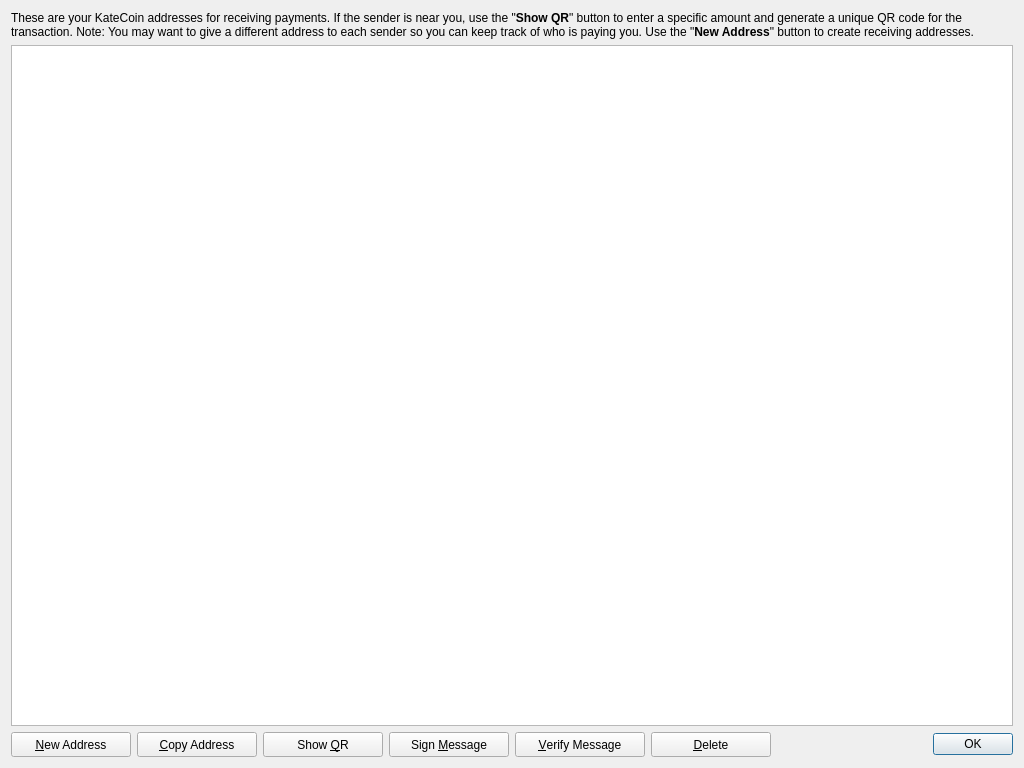
<?xml version="1.0" encoding="UTF-8"?>
<ui version="4.0">
 <class>AddressBookPage</class>
 <widget class="QWidget" name="AddressBookPage">
  <property name="geometry">
   <rect>
    <x>0</x>
    <y>0</y>
    <width>1024</width>
    <height>768</height>
   </rect>
  </property>
  <property name="windowTitle">
   <string>Address Book</string>
  </property>
  <layout class="QVBoxLayout" name="verticalLayout">
   <item>
    <widget class="QLabel" name="labelExplanation">
     <property name="text">
      <string>&lt;html&gt;&lt;head/&gt;&lt;body&gt;&lt;p&gt;&lt;img src=&quot;:/icons/transaction_conflicted&quot;/&gt; These are your KateCoin addresses for receiving payments. If the sender is near you, use the &amp;quot;&lt;span style=&quot; font-weight:600;&quot;&gt;Show QR&lt;/span&gt;&amp;quot; button to enter a specific amount and generate a unique QR code for the transaction. Note: You may want to give a different address to each sender so you can keep track of who is paying you. Use the &amp;quot;&lt;span style=&quot; font-weight:600;&quot;&gt;New Address&lt;/span&gt;&amp;quot; button to create receiving addresses.&lt;/p&gt;&lt;/body&gt;&lt;/html&gt;</string>
     </property>
     <property name="textFormat">
      <enum>Qt::AutoText</enum>
     </property>
     <property name="wordWrap">
      <bool>true</bool>
     </property>
     <property name="textInteractionFlags">
      <set>Qt::NoTextInteraction</set>
     </property>
    </widget>
   </item>
   <item>
    <widget class="QTableView" name="tableView">
     <property name="contextMenuPolicy">
      <enum>Qt::CustomContextMenu</enum>
     </property>
     <property name="toolTip">
      <string>Double-click to edit address or label</string>
     </property>
     <property name="tabKeyNavigation">
      <bool>false</bool>
     </property>
     <property name="alternatingRowColors">
      <bool>true</bool>
     </property>
     <property name="selectionMode">
      <enum>QAbstractItemView::SingleSelection</enum>
     </property>
     <property name="selectionBehavior">
      <enum>QAbstractItemView::SelectRows</enum>
     </property>
     <property name="sortingEnabled">
      <bool>true</bool>
     </property>
     <attribute name="horizontalHeaderHighlightSections">
      <bool>false</bool>
     </attribute>
     <attribute name="verticalHeaderVisible">
      <bool>false</bool>
     </attribute>
     <attribute name="verticalHeaderHighlightSections">
      <bool>false</bool>
     </attribute>
    </widget>
   </item>
   <item>
    <layout class="QHBoxLayout" name="horizontalLayout">
     <item>
      <widget class="QPushButton" name="newAddressButton">
       <property name="minimumSize">
        <size>
         <width>120</width>
         <height>25</height>
        </size>
       </property>
       <property name="toolTip">
        <string>Create a new address</string>
       </property>
       <property name="text">
        <string>&amp;New Address</string>
       </property>
       <property name="icon">
        <iconset resource="../bitcoin.qrc">
         <normaloff>:/icons/add</normaloff>:/icons/add</iconset>
       </property>
       <property name="iconSize">
        <size>
         <width>12</width>
         <height>12</height>
        </size>
       </property>
      </widget>
     </item>
     <item>
      <widget class="QPushButton" name="copyToClipboard">
       <property name="minimumSize">
        <size>
         <width>120</width>
         <height>25</height>
        </size>
       </property>
       <property name="toolTip">
        <string>Copy the currently selected address to the system clipboard</string>
       </property>
       <property name="text">
        <string>&amp;Copy Address</string>
       </property>
       <property name="icon">
        <iconset resource="../bitcoin.qrc">
         <normaloff>:/icons/editcopy</normaloff>:/icons/editcopy</iconset>
       </property>
       <property name="iconSize">
        <size>
         <width>12</width>
         <height>12</height>
        </size>
       </property>
      </widget>
     </item>
     <item>
      <widget class="QPushButton" name="showQRCode">
       <property name="minimumSize">
        <size>
         <width>120</width>
         <height>25</height>
        </size>
       </property>
       <property name="toolTip">
        <string>Generate a QR code for the address</string>
       </property>
       <property name="text">
        <string>Show &amp;QR</string>
       </property>
       <property name="icon">
        <iconset resource="../bitcoin.qrc">
         <normaloff>:/icons/qrcode</normaloff>:/icons/qrcode</iconset>
       </property>
       <property name="iconSize">
        <size>
         <width>14</width>
         <height>14</height>
        </size>
       </property>
      </widget>
     </item>
     <item>
      <widget class="QPushButton" name="signMessage">
       <property name="minimumSize">
        <size>
         <width>120</width>
         <height>25</height>
        </size>
       </property>
       <property name="toolTip">
        <string>Sign a message to prove you own a KateCoin address</string>
       </property>
       <property name="text">
        <string>Sign &amp;Message</string>
       </property>
       <property name="icon">
        <iconset resource="../bitcoin.qrc">
         <normaloff>:/icons/editButton</normaloff>:/icons/editButton</iconset>
       </property>
       <property name="iconSize">
        <size>
         <width>12</width>
         <height>12</height>
        </size>
       </property>
      </widget>
     </item>
     <item>
      <widget class="QPushButton" name="verifyMessage">
       <property name="minimumSize">
        <size>
         <width>130</width>
         <height>25</height>
        </size>
       </property>
       <property name="toolTip">
        <string>Verify a message to ensure it was signed with a specified KateCoin address</string>
       </property>
       <property name="text">
        <string>&amp;Verify Message</string>
       </property>
       <property name="icon">
        <iconset resource="../bitcoin.qrc">
         <normaloff>:/icons/verifyButton</normaloff>:/icons/verifyButton</iconset>
       </property>
       <property name="iconSize">
        <size>
         <width>12</width>
         <height>12</height>
        </size>
       </property>
      </widget>
     </item>
     <item>
      <widget class="QPushButton" name="deleteButton">
       <property name="minimumSize">
        <size>
         <width>120</width>
         <height>25</height>
        </size>
       </property>
       <property name="toolTip">
        <string>Delete the currently selected address from the list</string>
       </property>
       <property name="text">
        <string>&amp;Delete</string>
       </property>
       <property name="icon">
        <iconset resource="../bitcoin.qrc">
         <normaloff>:/icons/remove</normaloff>:/icons/remove</iconset>
       </property>
       <property name="iconSize">
        <size>
         <width>12</width>
         <height>12</height>
        </size>
       </property>
      </widget>
     </item>
     <item>
      <spacer name="horizontalSpacer">
       <property name="orientation">
        <enum>Qt::Horizontal</enum>
       </property>
       <property name="sizeHint" stdset="0">
        <size>
         <width>40</width>
         <height>20</height>
        </size>
       </property>
      </spacer>
     </item>
     <item>
      <widget class="QDialogButtonBox" name="buttonBox">
       <property name="sizePolicy">
        <sizepolicy hsizetype="Maximum" vsizetype="Fixed">
         <horstretch>0</horstretch>
         <verstretch>0</verstretch>
        </sizepolicy>
       </property>
       <property name="standardButtons">
        <set>QDialogButtonBox::Ok</set>
       </property>
      </widget>
     </item>
    </layout>
   </item>
  </layout>
 </widget>
 <resources>
  <include location="../bitcoin.qrc"/>
 </resources>
 <connections/>
</ui>
